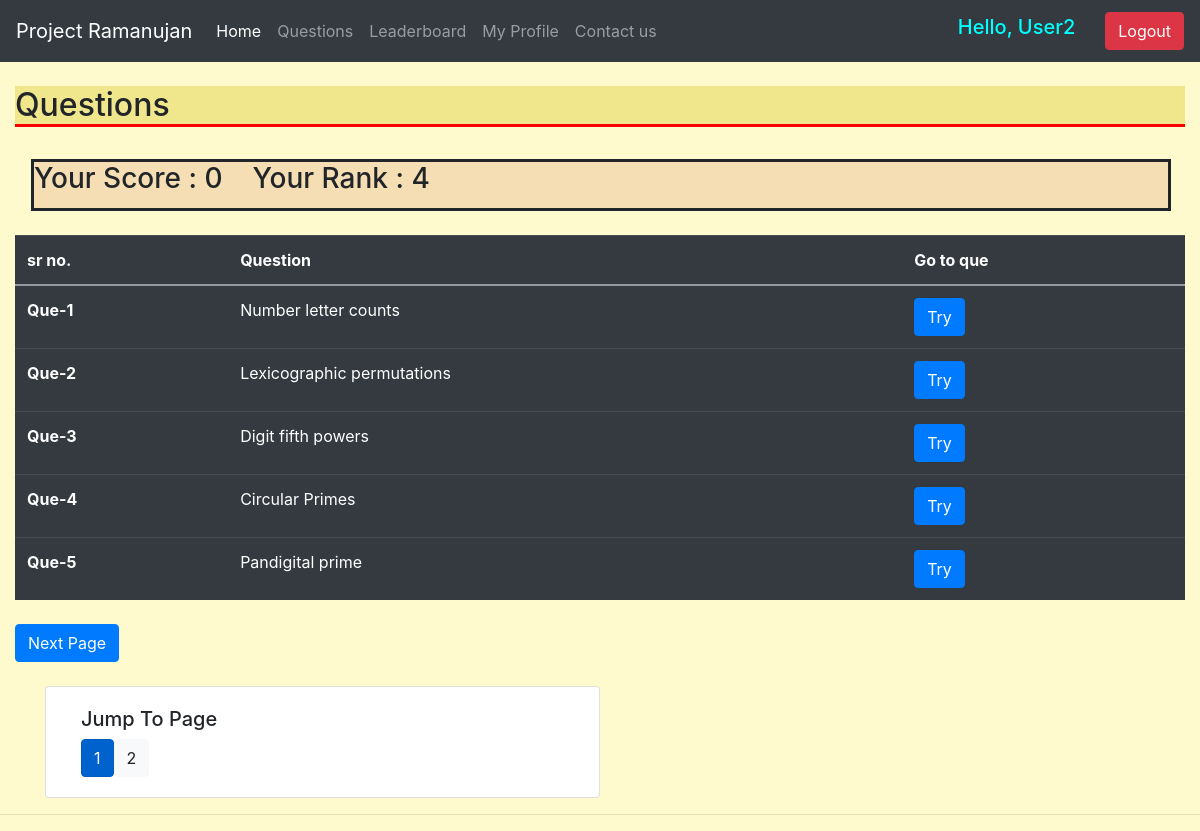
Screenshot of /ques (signed in) with the database file from the repository.
### namo/models.py (models this page shows, shortened)
class Display(models.Model):
    qnum = models.CharField(max_length=15, null=True)
    qnam = models.CharField(max_length=200, null=True)

### namo/views.py (the view)
# urls.py: path('ques', views.ques, name='ques'),
@login_required(login_url='login')
def ques(request):
    qun = Display.objects.all()
    paginator = Paginator(qun, 5)
    page_num = request.GET.get('page')
    page_obj = paginator.get_page(page_num)
    curr_user = Profile.objects.get(anna=request.user)
    lst1 = curr_user.qdone
    lst = []
    for i in lst1:
        j = int(i)
        lst.append(j)
    score = curr_user.score
    leaders = Profile.objects.all().order_by('-score')
    rank = 1
    for i in leaders:
        if str(i) == str(request.user.username):
            break
        else:
            rank = rank + 1
    context = {'qun': page_obj, 'lst': lst, 'score': score, 'rank': rank}
    return render(request, 'namo/ques.html', context)

### namo/models.py (called while the page is built)
    def __str__(self):
        return self.anna.username

### namo/templates/namo/ques.html (shortened to what this page needs)
{% extends 'namo/main.html' %}
{% block content %}
<br>
<h2 style="border-bottom: 3px solid red;
  background-color: khaki;">Questions</h2>
<br>
<div class="container mx-3">
<div class="row" style="border-style: solid; background-color: wheat;">
    <h3>Your Score : {{score}}</h3>
    <p style="padding: 15px;"></p>
     <h3>Your Rank : {{rank}}</h3>
</div>
</div>
<br>
<div>
    <table class="table table-dark">
    <thread>
    <tr>
      <th scope="col">sr no.</th>
      <th scope="col">Question</th>
      <th scope="col">Go to que</th>
    </tr>
    <tbody>
    {% for i in qun %}
    <tr>
      <th scope="row">{{i.qnum}}</th>
      <td>{{i.qnam}}</td>
      {% if i.id in lst %}
        <td><a class="btn btn-success" href="{% url 'show' i.id %}" role="button">Done</a></td>
      {% else %}
        <td><a class="btn btn-primary" href="{% url 'show' i.id %}" role="button">Try</a></td>
      {% endif %}
    </tr>
    {% endfor %}
    </tbody>
    </table>
</div>
{% if qun.has_other_pages %}
    <div class="row mt-4 ">
        <div class="col-lg-6">
            {% if qun.has_next %}
                <a class="btn btn-primary" href="?page={{qun.next_page_number}}" >Next Page</a>
            {% else %}
                <a class="btn btn-dark" href="{% url 'index' %}">Go to home page</a>
            {% endif %}
        </div>
    </div>
{% endif %}
<div class="container mt-4" >
    <div class="card col-lg-6">
        <div class="card-body">
            <h5>Jump To Page</h5>
            {% if qun.has_other_pages %}
            <div class="pagination">
                {% for i in qun.paginator.page_range %}
                {% if qun.number == i %}
                    <a class="active btn btn-primary"><span>{{i}} <span class="sr-only">(current)</span></span></a>
                {% else %}
                    <a class="btn btn-light" href="?page={{i}}">{{i}}</a>
                {% endif %}
                {% endfor %}
            </div>
            {% endif %}
        </div>
    </div>
</div>
{% endblock %}

### namo/templates/namo/main.html (shortened to what this page needs)
<!doctype html>
<html lang="en">
  <head>
    <link rel="stylesheet" href="https://stackpath.bootstrapcdn.com/bootstrap/4.5.0/css/bootstrap.min.css">
  </head>
  <body>
  {%  include 'namo/navbar.html' %}
	<div class="container-fluid">
	{% block content %}
	{% endblock %}
    </div>
	<hr>
  </body>
</html>

### namo/templates/namo/navbar.html (shortened to what this page needs)
<nav class="navbar navbar-expand-lg navbar-dark bg-dark">
  <a class="navbar-brand" href="#">Project Ramanujan</a>
  <div class="collapse navbar-collapse" id="navbarSupportedContent">
    <ul class="navbar-nav mr-auto">
      <li class="nav-item active">
        <a class="nav-link" href="{% url 'index' %}">Home <span class="sr-only">(current)</span></a>
      </li>
      <li class="nav-item">
        <a class="nav-link" href="{% url 'ques' %}">Questions</a>
      </li>
      <li class="nav-item">
        <a class="nav-link " href="{% url 'leader' %}">Leaderboard</a>
      </li>
      {%  if user.is_authenticated %}
      <li class="nav-item">
        <a class="nav-link" href="{% url 'profile' %}">My Profile</a>
      </li>
      {% endif %}
      <li class="nav-item">
        <a class="nav-link" href="{% url 'about' %}">Contact us</a>
      </li>
    </ul>
  </div>
    {%  if user.is_authenticated %}
     <span class="hello-msg" style="color:aqua;">
       <h5>Hello, {{request.user}}</h5>
     </span>
    <p style="padding: 15px;"></p>
     <span ><a  class="btn btn-danger" href="{% url 'logout' %}">Logout</a></span>
  {% endif %}
</nav>

### namo/templates/namo/main.html (style rules this page uses)
body { background-color: #FFFACD; }

### rows the page displays
Display: qnum "Que-1", qnam "Number letter counts", shows "Try"
Display: qnum "Que-2", qnam "Lexicographic permutations", shows "Try"
Display: qnum "Que-3", qnam "Digit fifth powers", shows "Try"
Display: qnum "Que-4", qnam "Circular Primes", shows "Try"
Display: qnum "Que-5", qnam "Pandigital prime", shows "Try"

### other values shown
{{ request.user }} "User2"
{{ score }} "0"
{{ rank }} "4"
{{ i }} "1"
{{ i }} "2"
